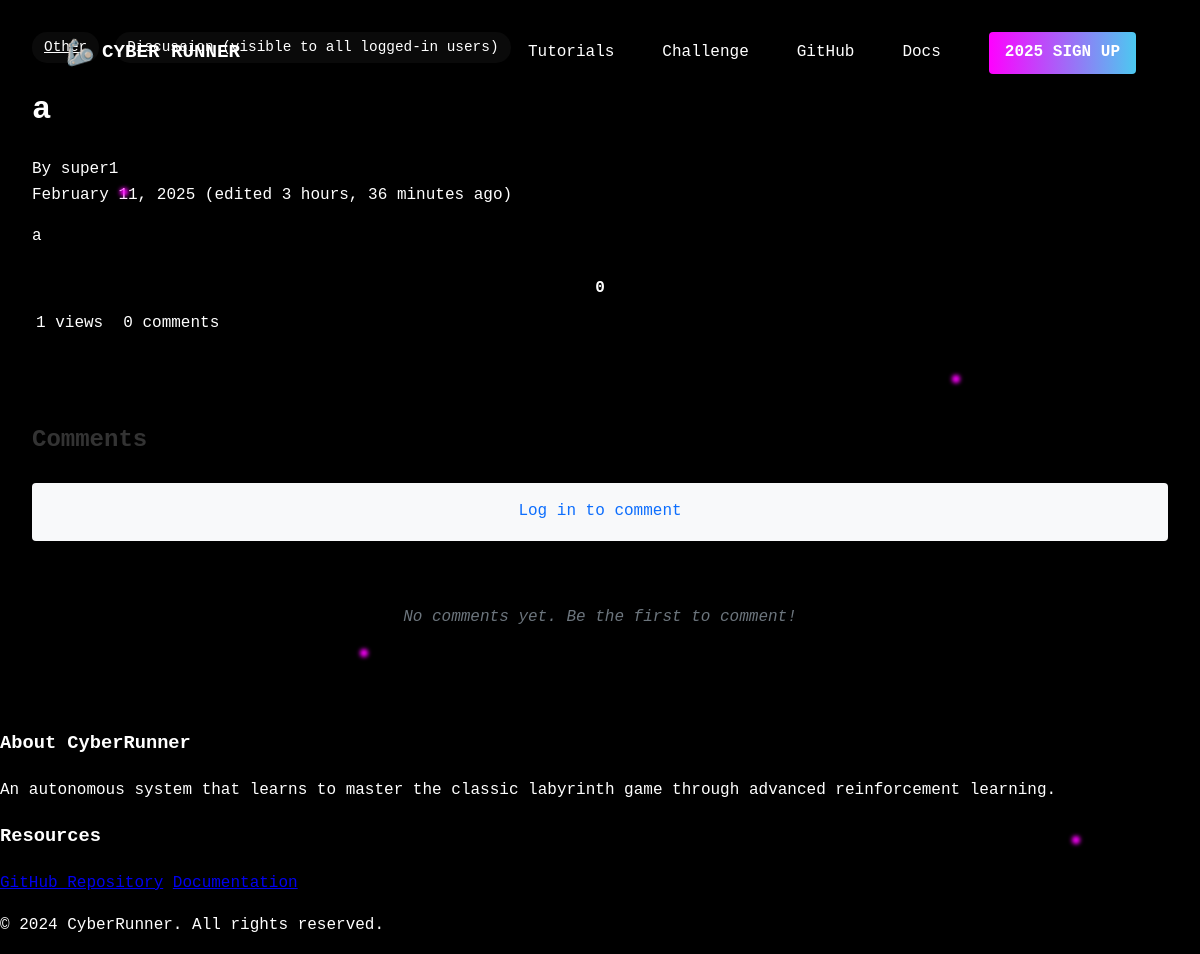
The page /community/posts/1/ on the database its author committed.
### community/models.py (models this page shows, shortened)
class Post(models.Model):
    POST_TYPE_CHOICES = (
        ('discussion', 'Discussion (visible to all logged-in users)'),
        ('announcement', 'Announcement (important updates)'),
        ('submission', 'Submission (visible only to staff)'),
    )
    category = models.ForeignKey(Category, on_delete=models.CASCADE, related_name='posts')
    author = models.ForeignKey(settings.AUTH_USER_MODEL, on_delete=models.CASCADE, related_name='community_posts')
    title = models.CharField(max_length=200)
    content = models.TextField()
    type = models.CharField(max_length=20, choices=POST_TYPE_CHOICES, default='discussion')
    is_pinned = models.BooleanField(default=False)
    is_locked = models.BooleanField(default=False)
    created_at = models.DateTimeField(default=timezone.now)
    updated_at = models.DateTimeField(auto_now=True)
    last_activity = models.DateTimeField(auto_now=True)
    views_count = models.PositiveIntegerField(default=0)
    class Meta:
        ordering = ['-is_pinned', '-last_activity']
    def vote_score(self):
        return self.votes.aggregate(score=models.Sum('value'))['score'] or 0

class Category(models.Model):
    name = models.CharField(max_length=100)
    slug = models.SlugField(unique=True)
    description = models.TextField(blank=True)
    created_at = models.DateTimeField(auto_now_add=True)
    order = models.IntegerField(default=0)
    class Meta:
        verbose_name_plural = "categories"
        ordering = ['order', 'name']

### community/views.py (the view, shortened to what this page needs)
# urls.py: path('posts/<int:pk>/', views.PostDetailView.as_view(), name='post_detail'),
class PostDetailView(FormMixin, DetailView):
    model = Post
    context_object_name = 'post'
    template_name = 'community/post_detail.html'
    form_class = CommentForm
    def get(self, request, *args, **kwargs):
        response = super().get(request, *args, **kwargs)
        if not request.session.get(f'post_viewed_{self.object.pk}'):
            Post.objects.filter(pk=self.object.pk).update(views_count=F('views_count') + 1)
            request.session[f'post_viewed_{self.object.pk}'] = True
        return response
    def get_context_data(self, **kwargs):
        context = super().get_context_data(**kwargs)
        context['comments'] = self.object.comments.select_related('author').filter(parent=None)
        context['comment_form'] = self.get_form()
        if self.request.user.is_authenticated:
            context['user_vote'] = self.object.votes.filter(user=self.request.user).first()
        return context
    def post(self, request, *args, **kwargs):
        if not request.user.is_authenticated:
            return redirect('login')
        self.object = self.get_object()
        form = self.get_form()
        if form.is_valid():
            return self.form_valid(form)
        return self.form_invalid(form)

### templates/community/post_detail.html (shortened to what this page needs)
{% extends 'base.html' %}
{% load static %}
{% block extra_css %}
<link rel="stylesheet" href="{% static 'css/community.css' %}">
{% endblock %}
{% block content %}
<div class="community-container">
    <div class="post-detail">
        <div class="post-header">
            <div class="post-meta">
                <a href="{% url 'community:category_detail' post.category.slug %}" class="post-category">
                    {{ post.category.name }}
                </a>
                <span class="post-type {{ post.type }}">{{ post.get_type_display }}</span>
            </div>
            <h1 class="post-title">{{ post.title }}</h1>
            <div class="post-info">
                <span class="post-author">By {{ post.author.username }}</span>
                <span class="post-date">{{ post.created_at|date:"F j, Y" }}</span>
                {% if post.updated_at != post.created_at %}
                <span class="post-edited">(edited {{ post.updated_at|timesince }} ago)</span>
                {% endif %}
            </div>
        </div>
        <div class="post-content" data-post-id="{{ post.pk }}">
            {{ post.content|linebreaks }}
        </div>
        <div class="post-actions">
            <div class="vote-buttons">
                <button class="vote-button {% if user_vote.value == 1 %}active{% endif %}"
                        data-post-id="{{ post.pk }}"
                        data-vote-value="1">
                </button>
                <span class="vote-score">{{ post.vote_score }}</span>
                <button class="vote-button {% if user_vote.value == -1 %}active{% endif %}"
                        data-post-id="{{ post.pk }}"
                        data-vote-value="-1">
                </button>
            </div>
        </div>
        <div class="post-stats">
            <span> {{ post.views_count }} views</span>
            <span> {{ post.comments.count }} comments</span>
        </div>
    </div>
    <div class="comments-section">
        <h2>Comments</h2>
        {% if user.is_authenticated %}
        <form method="post" class="comment-form">
            {% csrf_token %}
            {{ comment_form.content }}
            <button type="submit" class="btn btn-primary">Post Comment</button>
        </form>
        {% else %}
        <div class="login-prompt">
            <a href="{% url 'login' %}?next={{ request.path }}">Log in to comment</a>
        </div>
        {% endif %}
        <div class="comments-container">
            {% for comment in comments %}
            <div class="comment" id="comment-{{ comment.pk }}">
                <div class="comment-content" id="comment-content-{{ comment.pk }}">
                    {{ comment.content|linebreaks }}
                </div>
                <div class="comment-meta">
                    <span class="comment-author">{{ comment.author.username }}</span>
                    <span class="comment-date">{{ comment.created_at|timesince }} ago</span>
                    {% if comment.is_edited %}
                    <span class="comment-edited">(edited)</span>
                    {% endif %}
                </div>
                <div class="comment-actions">
                    {% if user.is_authenticated %}
                    <button onclick="showReplyForm({{ comment.pk }})" class="btn btn-link">
                        Reply
                    </button>
                    {% endif %}
                    {% if user == comment.author or user.is_staff %}
                    <button onclick="enableCommentEdit({{ comment.pk }})" class="btn btn-link">
                        Edit
                    </button>
                    <a href="{% url 'community:comment_delete' comment.pk %}" class="btn btn-link text-danger">
                        Delete
                    </a>
                    {% endif %}
                </div>
                <form id="edit-form-{{ comment.pk }}"
                      action="{% url 'community:comment_edit' comment.pk %}"
                      method="post"
                      class="comment-edit-form"
                      style="display: none;">
                    {% csrf_token %}
                    <textarea name="content" class="form-control">{{ comment.content }}</textarea>
                    <div class="form-actions">
                        <button type="submit" class="btn btn-primary">Save</button>
                        <button type="button" onclick="cancelCommentEdit({{ comment.pk }})" class="btn btn-outline-secondary">
                            Cancel
                        </button>
                    </div>
                </form>
                <form id="reply-form-{{ comment.pk }}"
                      action="{% url 'community:comment_reply' comment.pk %}"
                      method="post"
                      class="reply-form"
                      style="display: none;">
                    {% csrf_token %}
                    <textarea name="content" class="form-control" placeholder="Write your reply..."></textarea>
                    <div class="form-actions">
                        <button type="submit" class="btn btn-primary">Reply</button>
                        <button type="button" onclick="showReplyForm({{ comment.pk }})" class="btn btn-outline-secondary">
                            Cancel
                        </button>
                    </div>
                </form>
                {% if comment.replies.exists %}
                <div class="comment-replies">
                    {% for reply in comment.replies.all %}
                    <div class="comment reply" id="comment-{{ reply.pk }}">
                        <div class="comment-content" id="comment-content-{{ reply.pk }}">
                            {{ reply.content|linebreaks }}
                        </div>
                        <div class="comment-meta">
                            <span class="comment-author">{{ reply.author.username }}</span>
                            <span class="comment-date">{{ reply.created_at|timesince }} ago</span>
                            {% if reply.is_edited %}
                            <span class="comment-edited">(edited)</span>
                            {% endif %}
                        </div>
                        {% if user == reply.author or user.is_staff %}
                        <div class="comment-actions">
                            <button onclick="enableCommentEdit({{ reply.pk }})" class="btn btn-link">
                                Edit
                            </button>
                            <a href="{% url 'community:comment_delete' reply.pk %}" class="btn btn-link text-danger">
                                Delete
                            </a>
                        </div>
                        {% endif %}
                        <form id="edit-form-{{ reply.pk }}"
                              action="{% url 'community:comment_edit' reply.pk %}"
                              method="post"
                              class="comment-edit-form"
                              style="display: none;">
                            {% csrf_token %}
                            <textarea name="content" class="form-control">{{ reply.content }}</textarea>
                            <div class="form-actions">
                                <button type="submit" class="btn btn-primary">Save</button>
                                <button type="button" onclick="cancelCommentEdit({{ reply.pk }})" class="btn btn-outline-secondary">
                                    Cancel
                                </button>
                            </div>
                        </form>
                    </div>
                    {% endfor %}
                </div>
                {% endif %}
            </div>
            {% empty %}
            <p class="no-comments">No comments yet. Be the first to comment!</p>
            {% endfor %}
        </div>
    </div>
</div>
{% endblock %}

### static/css/base.css (style rules this page uses)
:root { --bg-primary: #000000; --bg-secondary: #0a0a0a; --text-primary: #ffffff; --text-secondary: #b3b3b3; --neon-pink: #ff00ff; --neon-blue: #4cc9f0; --gradient-accent: linear-gradient(90deg, var(--neon-pink), var(--neon-blue)); }
body { background-color: var(--bg-primary); color: var(--text-primary); font-family: 'Courier New', monospace; margin: 0; padding: 0; line-height: 1.6; min-height: 100vh; position: relative; }

### static/css/community.css (style rules this page uses)
.community-container { max-width: 1200px; margin: 0 auto; padding: 2rem; }
.post-meta { display: flex; gap: 1rem; margin-bottom: 0.75rem; }
.post-category { background: var(--bg-secondary); color: var(--primary); padding: 0.25rem 0.75rem; border-radius: 15px; font-size: 0.9rem; border: 1px solid var(--secondary); }
.post-type { padding: 0.25rem 0.75rem; border-radius: 15px; font-size: 0.9rem; background: var(--bg-secondary); border: 1px solid var(--secondary); }
.post-type.discussion { color: var(--primary); }
.post-stats { display: flex; gap: 1rem; }
.post-author { display: flex; gap: 1rem; }
.vote-buttons { display: flex; flex-direction: column; align-items: center; gap: 0.5rem; }
.vote-button { background: none; border: none; color: var(--text-secondary); cursor: pointer; transition: all 0.3s ease; }
.vote-score { color: var(--light-blue); font-weight: bold; }
.comments-section { margin-top: 2rem; padding-top: 2rem; border-top: 1px solid var(--dark-purple); }
.comments-section h2 { margin-bottom: 1.5rem; font-size: 1.5rem; color: #333; }
.comments-container { margin-top: 2rem; }
.login-prompt { text-align: center; padding: 1rem; background-color: #f8f9fa; border-radius: 4px; margin-bottom: 2rem; }
.login-prompt a { color: #0d6efd; text-decoration: none; }
.no-comments { text-align: center; color: #6c757d; font-style: italic; padding: 2rem 0; }

### rows shown on the page
Post: category.name "Other", type "Discussion (visible to all logged-in users)", title "a", author.username "super1", created_at "February 11, 2025", updated_at "3 hours, 36 minutes", content "a", vote_score "0", views_count "1", comments.count "0"
